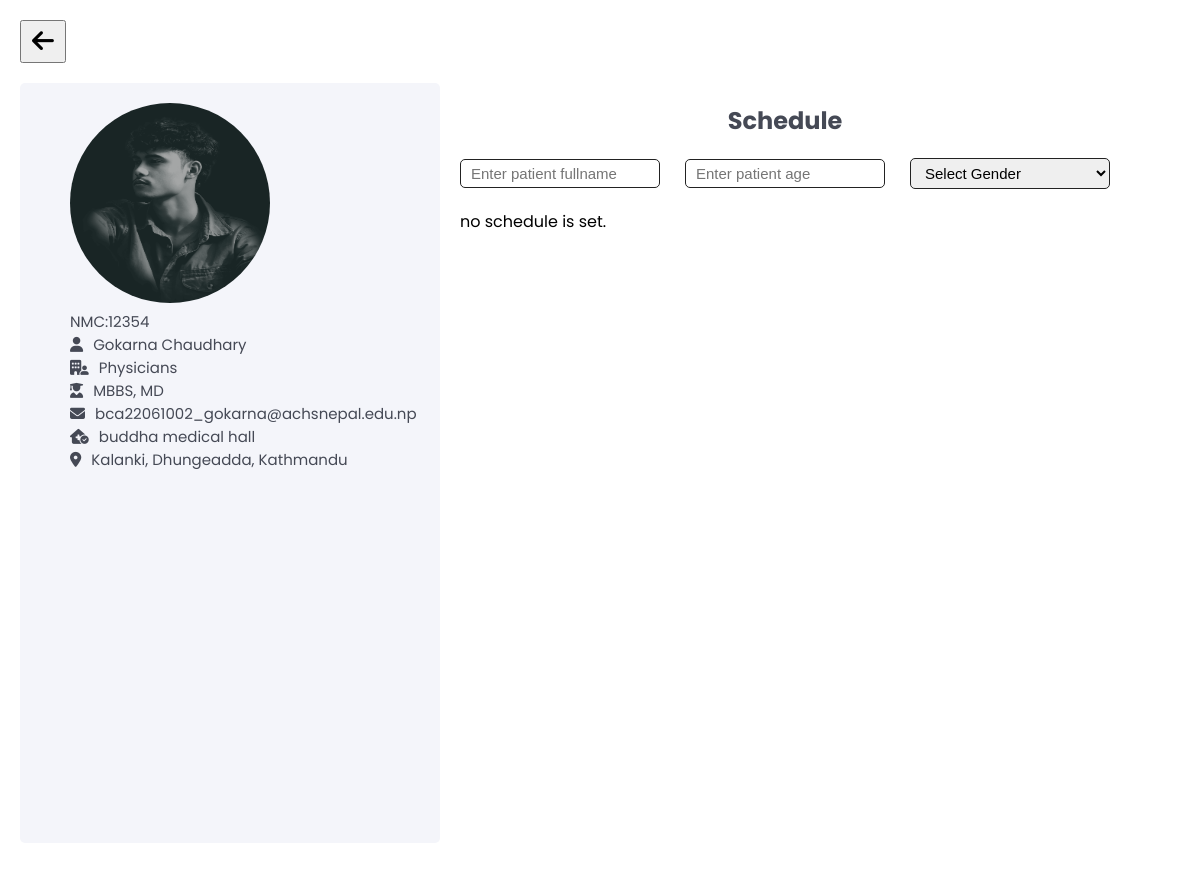
The app's page /appointment.php?doctor_id=16 with its own data.
### tables this page shows
CREATE TABLE `doctor` (
  `doctor_image` varchar(255) NOT NULL,
  `did` int(11) NOT NULL,
  `nmc` varchar(255) NOT NULL,
  `doctor_name` varchar(255) NOT NULL,
  `doctor_email` varchar(255) NOT NULL,
  `doctor_password` varchar(255) NOT NULL,
  `speciality` varchar(255) NOT NULL,
  `degree` varchar(255) NOT NULL,
  `clinic` varchar(255) NOT NULL,
  `clinic_address` varchar(255) NOT NULL,
  `status` varchar(255) NOT NULL DEFAULT 'pending'
);

### appointment_submit.php (called while the page is built, shortened)
<?php
$patient_name="";
$patient_age="";
$patient_gender="";
?>

### appointment.php (the view, shortened to what this page needs)
<?php
require ("appointment_submit.php");
include ("connection.php");
if (isset($_GET['doctor_id'])) {
    $DID = $_GET['doctor_id'];
    $appointment = "SELECT * FROM doctor WHERE did='$DID'";
    $data = mysqli_query($conn, $appointment);
    $result_doctor = mysqli_fetch_assoc($data);
} else {
    echo " doctor_id is not set";
}
?>
<!DOCTYPE html>
<html lang="en">
<head>
    <link rel="stylesheet" href="css/views.css" />
    <link rel="stylesheet" href="https://cdnjs.cloudflare.com/ajax/libs/font-awesome/6.5.1/css/all.min.css" />
</head>
<body>
    <div class="view_container">
        <a href="user_dashboard.php"><button style="font-size:25px; padding:5px 10px"><i
                    class="fa-solid fa-arrow-left"></i></button></a>
        <form action="" method="post" autocomplete="off">
            <div class="view_detail">
                <div class="doctor_details">
                    <div class="doctor_img">
                        <img src="<?php echo $result_doctor['doctor_image'] ?>">
                    </div>
                    <div class="doctor_info">
                        <div>
                            <p>NMC:</p>
                            <?php echo $result_doctor['nmc'] ?>
                        </div>
                        <div>
                            <i class="fa-solid fa-user"></i>
                            <?php echo $result_doctor['doctor_name'] ?>
                        </div>
                        <div>
                            <i class="fa-solid fa-building-user"></i>
                            <?php echo $result_doctor['speciality'] ?>
                        </div>
                        <div>
                            <i class="fa-solid fa-user-graduate"></i>
                            <?php echo $result_doctor['degree'] ?>
                        </div>
                        <div>
                            <i class="fa-solid fa-envelope">
                            </i><?php echo $result_doctor['doctor_email'] ?>
                        </div>
                        <div>
                            <i class="fa-solid fa-house-medical-circle-check"></i>
                            <?php echo $result_doctor['clinic'] ?>
                        </div>
                        <div>
                            <i class="fa-solid fa-location-dot"></i>
                            <?php echo $result_doctor['clinic_address'] ?>
                        </div>
                    </div>
                </div>
                <div class="schedule_details">
                    <h2>Schedule</h2>
                    <div class="patient_details">
                        <div class="field">
                            <div class="input">
                                <input type="text" name="patient_name" placeholder="Enter patient fullname"
                                    value="<?php echo $patient_name ?>" required>
                            </div>
                            <div class="input">
                                <input type="number" name="patient_age" placeholder="Enter patient age"
                                    value="<?php echo $patient_age ?>" required>
                            </div>
                            <div class="input">
                                <select name="patient_gender" value="<?php echo $patient_gender ?>" required>
                                    <option disabled selected>Select Gender</option>
                                </select><br>
                            </div>
                        </div>
                    </div>
                    <div class="time_schedule">
                    </div>
                </div>
            </div>
        </form>
    </div>
</body>
</html>

### css/views.css (style rules this page uses)
:root { --primaryColor: #6a6fed; --secondaryColor: #888efe; --bodyColor: #edeef3; --lightGreyColor: #f4f5fa; --whiteColor: #ffffff; --blackColor: #222; --lightBlackColor: #454955; --darkPurpleColor: #2c2f4e; --redColor: rgb(255, 55, 0); --greenColor: rgb(89, 183, 110); --lightBlue: rgb(174, 193, 230); }
* { padding: 0; margin: 0; box-sizing: border-box; }
body { font-family: poppins; background-color: var(--bodyColor); }
.view_container { background-color: var(--whiteColor); padding: 20px; }
.view_detail { display: flex; width: 100%; height: 100vh; padding: 20px 0; }
.doctor_details { background-color: var(--lightGreyColor); padding: 20px 50px; width: 420px; border-radius: 5px; }
.doctor_img img { width: 200px; height: 200px; border-radius: 100px; }
.doctor_info div { display: flex; align-items: center; color: var(--lightBlackColor); font-size: 15px; }
.doctor_info div i { margin-right: 10px; }
.schedule_details { padding: 20px; }
.schedule_details h2 { display: flex; justify-content: center; color: var(--lightBlackColor); }
.time_schedule { margin-top: 20px; }
.patient_details { margin-top: 20px; }
.field { display: flex; align-items: center; justify-content: space-between; width: 650px; }
.field .input { width: 200px; }
.field input, select { border: 1px solid var(--blackColor); font-size: 15px; padding: 5px 10px; border-radius: 5px; width: 200px; }

### records on screen
doctor: doctor_image (picture), nmc "12354", doctor_name "Gokarna Chaudhary", speciality "Physicians", degree "MBBS, MD", doctor_email "bca22061002_gokarna@achsnepal.edu.np", clinic "buddha medical hall", clinic_address "Kalanki, Dhungeadda, Kathmandu"
